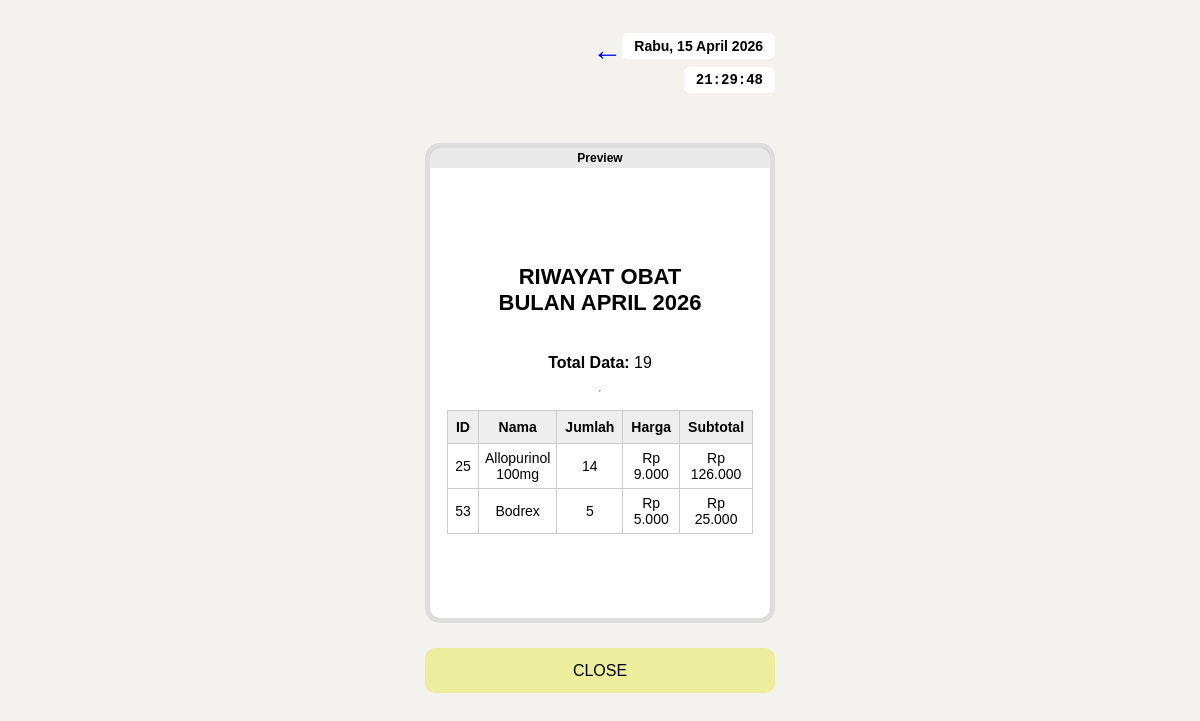
Screenshot of /cek_riwayat_obat.php?id=15 with the database file from the repository.
### tables this page shows
CREATE TABLE `laporan_obat_masuk` (
  `id_laporan` int(11) NOT NULL,
  `bulan` int(11) NOT NULL,
  `tahun` int(11) NOT NULL,
  `total_item` int(11) DEFAULT NULL,
  `total_masuk` int(11) DEFAULT NULL,
  `file_path` text DEFAULT NULL,
  `dibuat_pada` datetime DEFAULT current_timestamp(),
  `versi` int(11) DEFAULT 1
);

### cek_riwayat_obat.php (the view, shortened to what this page needs)
<?php
include "koneksi.php";
$id = $_GET['id'] ?? 0;
$data = mysqli_fetch_assoc(mysqli_query($conn,"
SELECT * FROM laporan_obat_masuk WHERE id_laporan='$id'
"));
$file = $data['file_path'];
$isi = file_get_contents($file);
$lines = explode("\n", $isi);
$total = 0;
$detail = [];
$mulai_detail = false;
foreach($lines as $line){
    $line = trim($line);
    if($line == "") continue;
    if(strpos($line,"Total") !== false){
        $total = trim(explode(":", $line)[1]);
    }
    if(stripos($line,"DETAIL") !== false){
        $mulai_detail = true;
        continue;
    }
    if($mulai_detail){
        if(strpos($line,"|") !== false && stripos($line,"id") !== false){
            continue;
        }
        if(preg_match('/^\d+ \|/', $line)){
            $d = explode("|", $line);
            $detail[] = [
                "id" => trim($d[0]),
                "nama" => trim($d[1]),
                "jumlah" => trim($d[2]),
                "harga" => trim($d[3]),
                "subtotal" => trim($d[4] ?? 0),
            ];
        }
    }
}
$bulanList = [
    1=>"JANUARI", 2=>"FEBRUARI", 3=>"MARET", 4=>"APRIL",
    5=>"MEI", 6=>"JUNI", 7=>"JULI", 8=>"AGUSTUS",
    9=>"SEPTEMBER", 10=>"OKTOBER", 11=>"NOVEMBER", 12=>"DESEMBER"
];
$bulan = $bulanList[(int)$data['bulan']];
$tahun = $data['tahun'];
?>
<!DOCTYPE html>
<html>
<head>
<link rel="stylesheet" href="css/cek_laporan_transaksi.css">
</head>
<body>
<br>
<div class="container">
<div class="top-bar">
    <a href="riwayat_obat.php" style="font-size:30px; text-decoration:none;">←</a>
    <div class="top-text">
        <div id="dayDate" class="line1"></div>
        <div id="clock" class="line2"></div>
    </div>
</div>
<div class="preview-wrapper">
    <div class="preview-paper">
        <div class="preview-header">Preview</div>
        <br><br>
        <h2>
            RIWAYAT OBAT <br>
            BULAN <?= $bulan ?> <?= $tahun ?>
        </h2>
        <br>
        <p><strong>Total Data:</strong> <?= $total ?></p>
        <br><hr><br>
        <div style="padding:0 20px 20px 20px;">
        <table style="width:100%; border-collapse:collapse; font-size:14px;">
            <tr style="background:#eee;">
                <th style="padding:8px; border:1px solid #ccc;">ID</th>
                <th style="padding:8px; border:1px solid #ccc;">Nama</th>
                <th style="padding:8px; border:1px solid #ccc;">Jumlah</th>
                <th style="padding:8px; border:1px solid #ccc;">Harga</th>
                <th style="padding:8px; border:1px solid #ccc;">Subtotal</th>
            </tr>
            <?php foreach($detail as $d): ?>
            <tr>
                <td style="padding:6px; border:1px solid #ccc;"><?= $d['id'] ?></td>
                <td style="padding:6px; border:1px solid #ccc;"><?= $d['nama'] ?></td>
                <td style="padding:6px; border:1px solid #ccc;"><?= $d['jumlah'] ?></td>
                <td style="padding:6px; border:1px solid #ccc;">
                    Rp <?= number_format($d['harga'],0,',','.') ?>
                </td>
                <td style="padding:6px; border:1px solid #ccc;">
                    Rp <?= number_format($d['subtotal'],0,',','.') ?>
                </td>
            </tr>
            <?php endforeach; ?>
        </table>
        </div>
    </div>
</div>
<div style="margin-top:20px;">
    <button onclick="window.history.back()" class="btn-kirim">
        CLOSE
    </button>
</div>
</div>
</body>
</html>

### css/cek_laporan_transaksi.css (style rules this page uses)
* { margin:0; padding:0; box-sizing:border-box; }
body { background:#f3f2ee; font-family:Arial,sans-serif; }
.container { max-width:380px; margin:auto; padding:15px; }
.top-bar { display:flex; justify-content:flex-end; margin-bottom:50px; }
.top-text { display:flex; flex-direction:column; align-items:flex-end; gap:8px; }
.line1 { background:#ffffff; padding:5px 12px; border-radius:6px; font-size:14px; font-weight:bold; }
.line2 { background:#ffffff; padding:5px 12px; border-radius:6px; font-size:14px; font-weight:bold; font-family:monospace; }
.preview-wrapper { background:#ddd; padding:5px; border-radius:15px; margin-bottom:25px; }
.preview-paper { background:#fff; min-height:470px; max-width:350px; border-radius:10px; display:flex; flex-direction:column; align-items:center; justify-content:flex-start; text-align:center; }
.preview-header { width:100%; height:20px; background:rgba(200,200,200,0.4); display:flex; justify-content:center; align-items:center; font-size:12px; font-weight:600; border-radius:8px 8px 0 0; margin-bottom:60px; }
.preview-paper h2 { font-size:22px; margin-bottom:20px; }
.btn-kirim { width:100%; height:45px; border:none; background:#ecee9b; border-radius:10px; font-size:16px; }

### rows the page displays
laporan_obat_masuk: bulan "APRIL", tahun "2026", file_path "19"

### other values shown
$d['id'] "25"
$d['nama'] "Allopurinol 100mg"
$d['jumlah'] "14"
$d['harga'] "9.000"
$d['subtotal'] "126.000"
$d['id'] "53"
$d['nama'] "Bodrex"
$d['jumlah'] "5"
$d['harga'] "5.000"
$d['subtotal'] "25.000"
